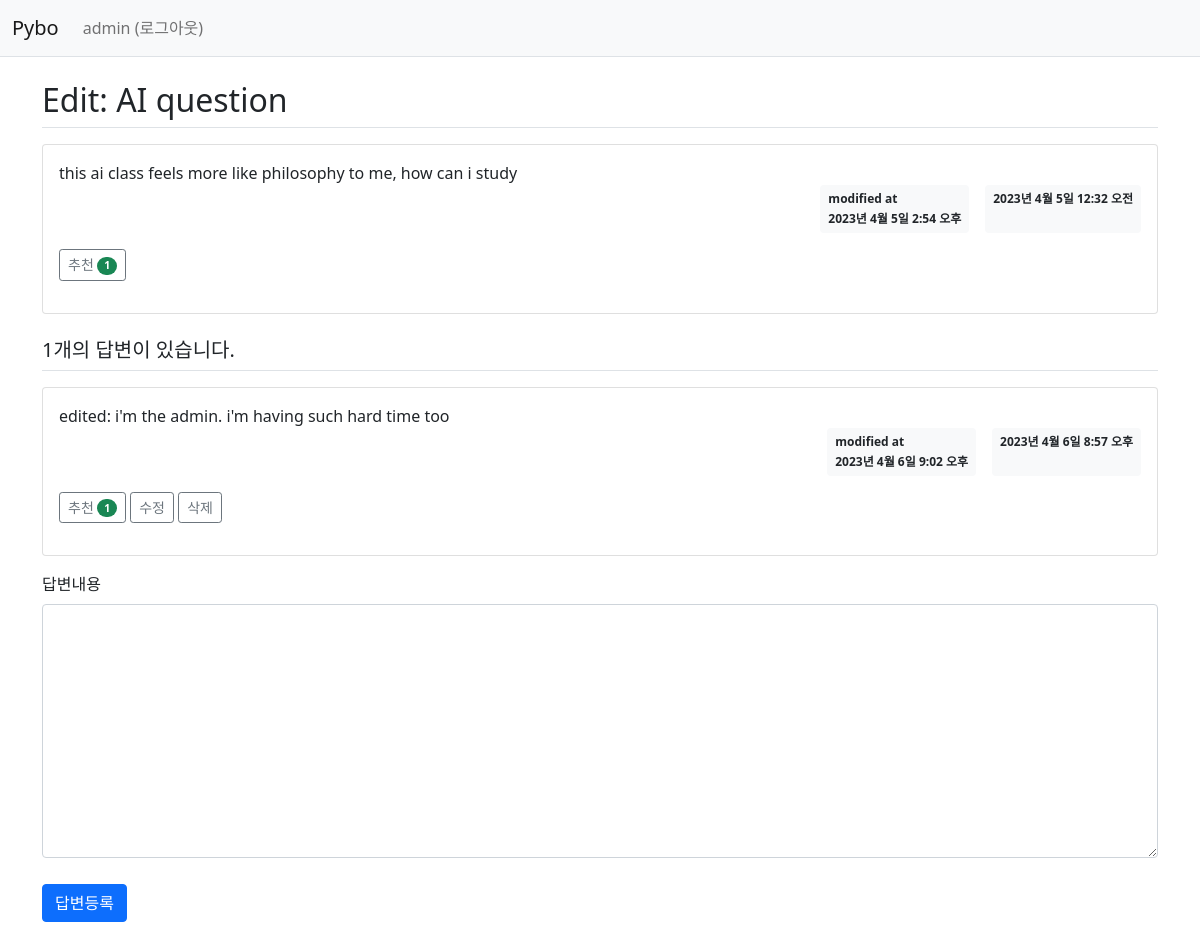
/pybo/305/ (signed in), run on the app's committed database.
### pybo/models.py (models this page shows, shortened)
class Question(models.Model):
    author = models.ForeignKey(User, on_delete=models.CASCADE, related_name='author_question')  # question author
    subject = models.CharField(max_length=200)
    content = models.TextField()
    create_date = models.DateTimeField()
    modify_date = models.DateTimeField(null=True, blank=True)   # modified date
    voter = models.ManyToManyField(User, related_name='voter_question')    # 질문 추천인 추가. ManyToManyField = DB N:N relation

class Answer(models.Model):
    author = models.ForeignKey(User, on_delete=models.CASCADE, related_name='author_answer')  # answer author
    question = models.ForeignKey(Question, on_delete=models.CASCADE)
    content = models.TextField()
    create_date = models.DateTimeField()
    modify_date = models.DateTimeField(null=True, blank=True)   # modified date
    voter = models.ManyToManyField(User, related_name='voter_answer')

### pybo/views/base_views.py (the view)
# urls.py: path('<int:question_id>/', base_views.detail, name='detail'),    # localhost:8000/pybo/2 페이지 요청시 question_id = 2 가 저장되고 views.detail 호출
def detail(request, question_id):
    question = get_object_or_404(Question, pk=question_id)  # Question모델의 pk에 해당하는 값이 존재하지 않으면 404
    context = {'question': question}
    return render(request, 'pybo/question_detail.html', context)

### templates/pybo/question_detail.html (shortened to what this page needs)
{% extends 'base.html'%}
{% block content %}
<div class="container my-3">
    <h2 class="border-bottom py-2">{{ question.subject }}</h2>
    <div class="card my-3">
        <div class="card-body">
            <div class="card-text" style="white-space: pre-line;">{{ question.content }}</div>
            <div class="d-flex justify-content-end">
                {% if question.modify_date %}
                    <div class="badge bg-light text-dark p-2 text-start mx-3">
                        <div class="mb-2">modified at</div>
                        <div>{{ question.modify_date }}</div>
                    </div>
                {% endif %}
                <div class="badge bg-light text-dark p-2">
                    {{ question.create_date }}
                </div>
            </div>
            <div class="my-3">
                <a href="javascript:void(0)" data-uri="{% url 'pybo:question_vote' question.id  %}"
               class="recommend btn btn-sm btn-outline-secondary"> 추천
                    <span class="badge rounded-pill bg-success">{{question.voter.count}}</span>
                </a>
            </div>
        </div>
    </div>
    <h5 class="border-bottom my-3 py-2">{{question.answer_set.count}}개의 답변이 있습니다.</h5>
    {% for answer in question.answer_set.all %}
    <div class="card my-3">
        <div class="card-body">
            <div class="card-text" style="white-space: pre-line;">{{ answer.content }}</div>
            <div class="d-flex justify-content-end">
                {% if answer.modify_date %}
                    <div class="badge bg-light text-dark p-2 text-start mx-3">
                        <div class="mb-2">modified at</div>
                        <div>{{ answer.modify_date }}</div>
                    </div>
                {% endif %}
                <div class="badge bg-light text-dark p-2">
                    {{ answer.create_date }}
                </div>
            </div>
            <div class="my-3">
                <a href="javascript:void(0)" data-uri="{% url 'pybo:answer_vote' answer.id  %}"
               class="recommend btn btn-sm btn-outline-secondary"> 추천
                    <span class="badge rounded-pill bg-success">{{answer.voter.count}}</span>
                </a>
                {% if request.user == answer.author %}
                    <a href="{% url 'pybo:answer_modify' answer.id  %}"
                       class="btn btn-sm btn-outline-secondary">수정</a>
                    <a href="#" class="delete btn btn-sm btn-outline-secondary "
                       data-uri="{% url 'pybo:answer_delete' answer.id  %}">삭제</a>
                {% endif %}
            </div>
        </div>
    </div>
    {% endfor %}
    <form action="{% url 'pybo:answer_create' question.id %}" method="post" class="my-3">
        <div class="mb-3">
            <label for="content" class="form-label">답변내용</label>
            <textarea {% if not user.is_authenticated %}disabled{% endif %}
              name="content" id="content" class="form-control" rows="10"></textarea>
        </div>
        <input type="submit" value="답변등록" class="btn btn-primary">
    </form>
</div>
{% endblock %}

### templates/navbar.html (shortened to what this page needs)
<nav class="navbar navbar-expand-lg navbar-light bg-light border-bottom">
    <div class="container-fluid">
        <a class="navbar-brand" href="{% url 'pybo:index' %}">Pybo</a>
        <div class="collapse navbar-collapse" id="navbarSupportedContent">
            <ul class="navbar-nav me-auto mb-2 mb-lg-0">
                <li class="nav-item">
                    {% if user.is_authenticated %}
                        <a class="nav-link" href="{% url 'common:logout' %}">{{ user.username }} (로그아웃)</a>
                    {% else %}
                        <a class="nav-link" href="{% url 'common:login' %}">로그인</a>
                    {% endif %}
                </li>
            </ul>
        </div>
    </div>
</nav>

### static/style.css (style rules this page uses)
textarea { width: 100%; }
input[type=submit] { margin-top: 10px; }

### data on the page
Question: subject "Edit: AI question", content "this ai class feels more like philosophy to me, how can i study", modify_date "2023년 4월 5일 2:54 오후", create_date "2023년 4월 5일 12:32 오전", voter.count "1", answer_set.count "1"
Answer: content "edited: i'm the admin. i'm having such hard time too", modify_date "2023년 4월 6일 9:02 오후", create_date "2023년 4월 6일 8:57 오후", voter.count "1", shows "수정"

### other printed values
{{ user.username }} "admin"
